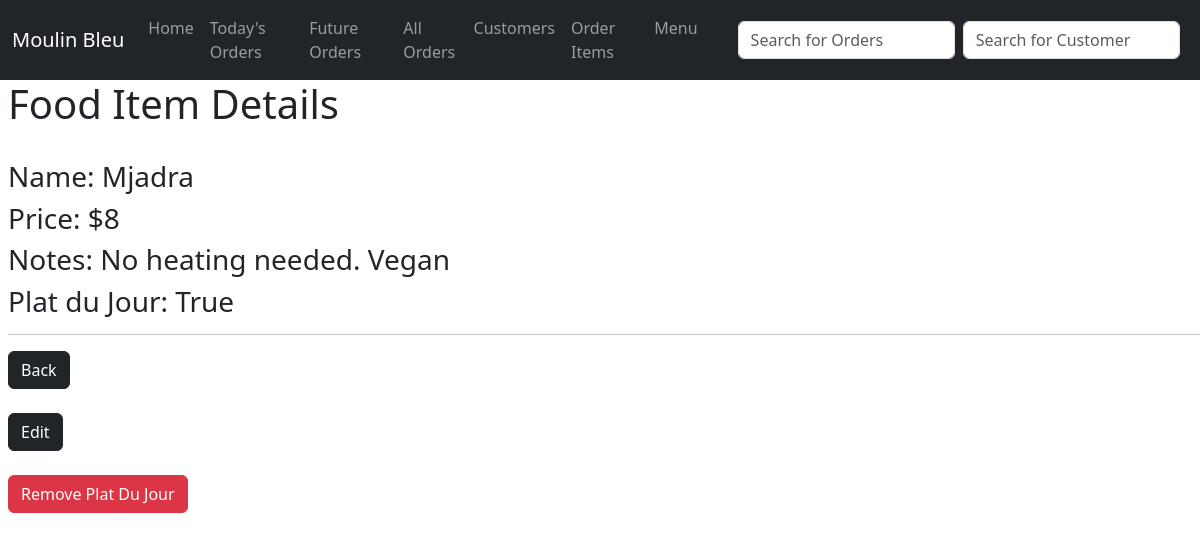
Screenshot of /food_details/2 with the database file from the repository.
### menuapp/models.py (models this page shows, shortened)
class FoodItem(models.Model):
    name = models.CharField(max_length=255)
    price = models.IntegerField()
    notes = models.TextField()
    plat_du_jour = models.BooleanField(default=False)

### menuapp/views.py (the view, shortened to what this page needs)
# urls.py: path("food_details/<int:pk>", FoodDetailsView.as_view(), name="food_details"),
class FoodDetailsView(DetailView):
    model = FoodItem
    template_name = "food_details.html"
    fields = ("name", "price", "notes")

### menuapp/templates/food_details.html (shortened to what this page needs)
{% extends 'base.html' %}
{% block content %}
<h1>Food Item Details</h1>
<br>
<h3>Name: {{object.name}}</h3>
<h3>Price: ${{object.price}}</h3>
<h3>Notes: {{object.notes}}</h3>
<h3>Plat du Jour: {{object.plat_du_jour}}</h3>
<hr>
<a href="{%url 'menu' %}"> <button class="btn btn-dark">Back</button></a>
<br>
<br>
<a href="{%url 'edit_food' object.pk %}"> <button class="btn btn-dark">Edit</button></a>
<br>
<br>
<form method="post">
    {% if object.plat_du_jour == False %}
    <button type="submit" name="toggle_plat_du_jour" class="btn btn-success">
        Make Plat Du Jour
    </button>
    {% else %}
    <button type="submit" name="toggle_plat_du_jour" class="btn btn-danger">
        Remove Plat Du Jour
    </button>
    {%endif%}
</form>
{% endblock %}

### rows the page displays
FoodItem: name "Mjadra", price "8", notes "No heating needed. Vegan", plat_du_jour "True"
